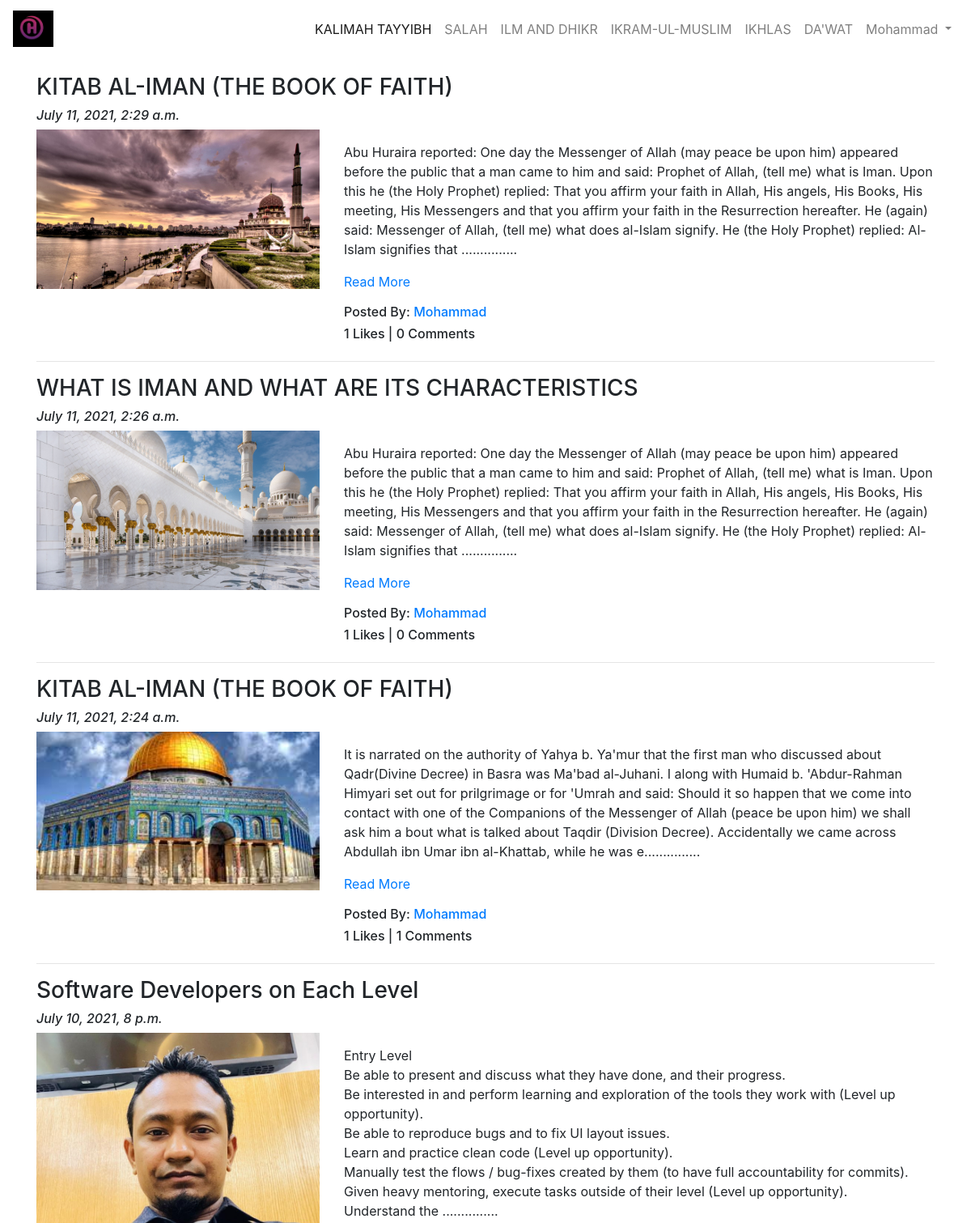
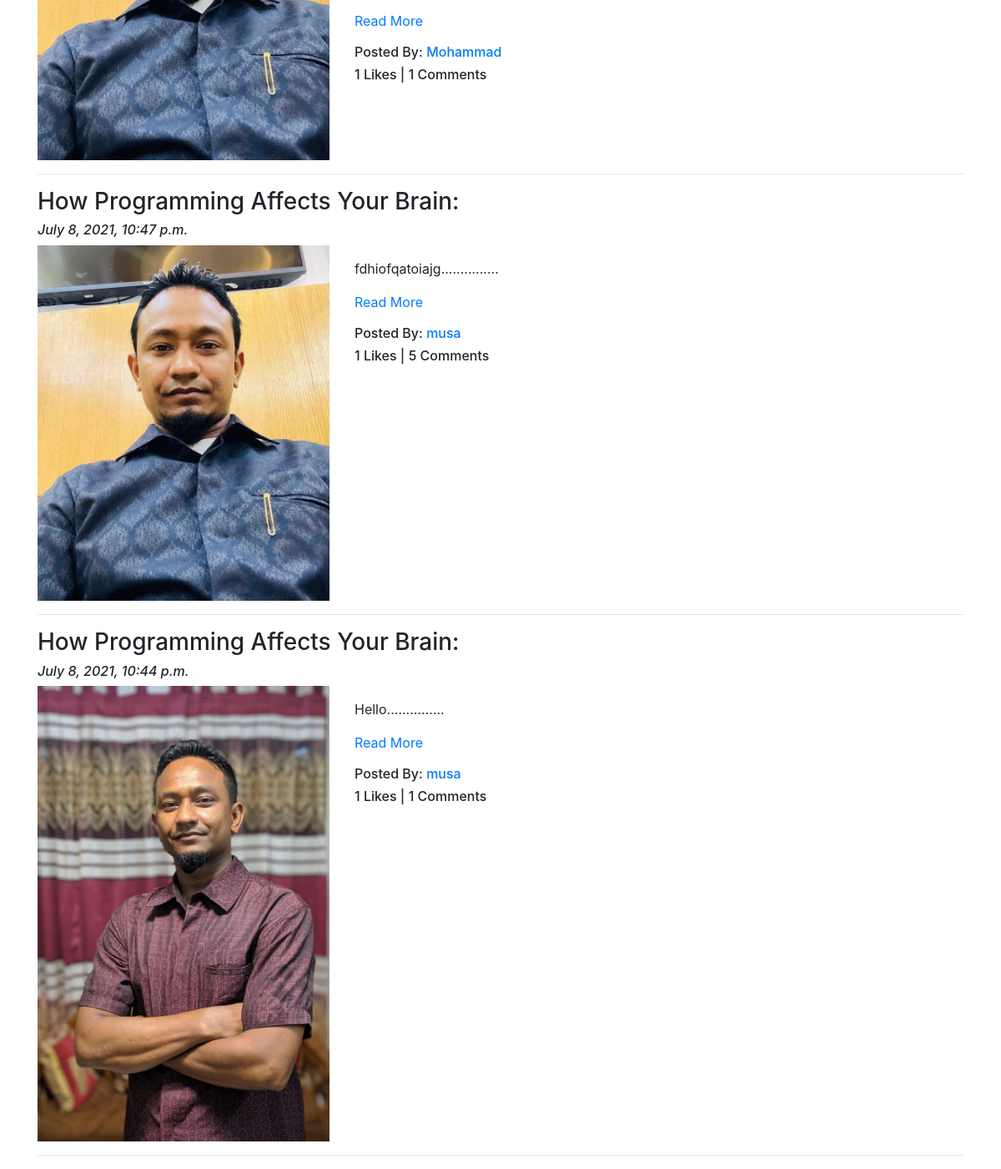
Screenshot of /blog/ (signed in) with the database file from the repository (2 pictures, top to bottom).
### App_Blog/models.py (models this page shows, shortened)
class Blog(models.Model):
    author = models.ForeignKey(User, on_delete=models.CASCADE, related_name='post_author')
    blog_title = models.CharField(max_length=100, verbose_name="Put a Title")
    slug = models.SlugField(max_length=100, unique=True)
    blog_content = models.TextField(verbose_name="What is on your mind?")
    blog_image = models.ImageField(upload_to= 'blog_images', verbose_name='Image')
    publish_date = models.DateTimeField(auto_now_add=True)
    update_date = models.DateTimeField(auto_now=True)
    class Meta:
        ordering = ['-publish_date',]

### App_Blog/views.py (the view)
# urls.py: path('', views.BlogList.as_view(), name='blog_list'),
class BlogList(ListView):
    context_object_name = 'blogs'
    model = Blog
    template_name = 'App_Blog/blog_list.html'

### App_Blog/templatetags/custom_filters.py (called while the page is built)
def range_filter(value):
    return value[0:500] + "..............."

### templates/App_Blog/blog_list.html (shortened to what this page needs)
{% extends 'base.html' %}
{% load custom_filters %}
{% block body_block %}
{% for blog in blogs %}
<h3> {{blog.blog_title}}</h3>
<h6><i>{{blog.publish_date}}</i></h6>
<div class="row">
  <div class="col-sm-4">
    <img src="/media/{{blog.blog_image}}" alt="{{blog.blog_title}}" title="{{blog.blog_img}}" width="100%">
  </div>
  <div class="col-sm-8">
    <p>{{blog.blog_content|range_filter|linebreaks}}<a href="{% url 'App_Blog:blog_details' slug=blog.slug %}"> Read More </a></p>
    <h6>Posted By: <a href="#">{{blog.author}}</a></h6>
    <h6>{{blog.liked_blog.count}} Likes | {{blog.blog_comment.count }} Comments </h6>
  </div>
</div>
<hr>
{% endfor %}
{% endblock %}

### templates/base.html (shortened to what this page needs)
<!doctype html>
<html lang="en">
{% load static %}
<head>
  <link rel="stylesheet" href="{% static "css/mystyle.css" %}">
  <link rel="stylesheet" href="https://maxcdn.bootstrapcdn.com/bootstrap/4.0.0/css/bootstrap.min.css">
  <link href="https://maxcdn.bootstrapcdn.com/font-awesome/4.7.0/css/font-awesome.min.css" rel="stylesheet">
</head>
<body>
  <nav class="navbar navbar-expand-lg navbar-light">
    <a class="navbar-brand" href="{% url 'index' %}"><img src="/media/logoh.jpg" width="50px"></a>
    <ul class="navbar-nav ml-auto">
      {% if user.is_authenticated %}
      <li class="nav-item">
        <a class="nav-link active" href="{% url 'App_Login:signup' %}">KALIMAH TAYYIBH</a>
      </li>
      <li class="nav-item">
        <a class="nav-link" href="{% url 'App_Login:signup' %}">SALAH</a>
      </li>
      <li class="nav-item">
        <a class="nav-link" href="{% url 'App_Login:signup' %}">ILM AND DHIKR</a>
      </li>
      <li class="nav-item">
        <a class="nav-link" href="{% url 'App_Login:signup' %}">IKRAM-UL-MUSLIM</a>
      </li>
      <li class="nav-item">
        <a class="nav-link" href="{% url 'App_Login:signup' %}">IKHLAS</a>
      </li>
      <li class="nav-item">
        <a class="nav-link" href="{% url 'App_Login:signup' %}">DA'WAT</a>
      </li>
      <div class="nav-item dropdown">
        <a class="nav-link dropdown-toggle" href="#" id="navbardrop" data-toggle="dropdown">
          {{user.username}}
        </a>
      </div>
      {% endif %}
    </ul>
  </nav>
  <div class="container" style="padding-top:20px">
    {% block body_block %}
    {% endblock %}
  </div>
</body>
</html>

### rows the page displays
Blog: blog_title "KITAB AL-IMAN (THE BOOK OF FAITH)", publish_date "July 11, 2021, 2:29 a.m.", blog_image (picture), blog_content|range_filter "Abu Huraira reported: One day the Messenger of Allah (may peace be upon him) appeared before the public that a man came to him and said: Prophet of Allah, (tell me) what is Iman. Upon this he (the Holy Prophet) replied: That you affirm your faith in Allah, His angels, His Books, His meeting, His Messengers and that you affirm your faith in the Resurrection hereafter. He (again) said: Messenger of Allah, (tell me) what does al-Islam signify. He (the Holy Prophet) replied: Al-Islam signifies that ...............", author "Mohammad", liked_blog.count "1", blog_comment.count "0"
Blog: blog_title "WHAT IS IMAN AND WHAT ARE ITS CHARACTERISTICS", publish_date "July 11, 2021, 2:26 a.m.", blog_image (picture), blog_content|range_filter "Abu Huraira reported: One day the Messenger of Allah (may peace be upon him) appeared before the public that a man came to him and said: Prophet of Allah, (tell me) what is Iman. Upon this he (the Holy Prophet) replied: That you affirm your faith in Allah, His angels, His Books, His meeting, His Messengers and that you affirm your faith in the Resurrection hereafter. He (again) said: Messenger of Allah, (tell me) what does al-Islam signify. He (the Holy Prophet) replied: Al-Islam signifies that ...............", author "Mohammad", liked_blog.count "1", blog_comment.count "0"
Blog: blog_title "KITAB AL-IMAN (THE BOOK OF FAITH)", publish_date "July 11, 2021, 2:24 a.m.", blog_image (picture), blog_content|range_filter "It is narrated on the authority of Yahya b. Ya'mur that the first man who discussed about Qadr(Divine Decree) in Basra was Ma'bad al-Juhani. I along with Humaid b. 'Abdur-Rahman Himyari set out for prilgrimage or for 'Umrah and said: Should it so happen that we come into contact with one of the Companions of the Messenger of Allah (peace be upon him) we shall ask him a bout what is talked about Taqdir (Division Decree). Accidentally we came across Abdullah ibn Umar ibn al-Khattab, while he was e...............", author "Mohammad", liked_blog.count "1", blog_comment.count "1"
Blog: blog_title "Software Developers on Each Level", publish_date "July 10, 2021, 8 p.m.", blog_image (picture), blog_content|range_filter "Entry Level Be able to present and discuss what they have done, and their progress. Be interested in and perform learning and exploration of the tools they work with (Level up opportunity). Be able to reproduce bugs and to fix UI layout issues. Learn and practice clean code (Level up opportunity). Manually test the flows / bug-fixes created by them (to have full accountability for commits). Given heavy mentoring, execute tasks outside of their level (Level up opportunity). Understand the ...............", author "Mohammad", liked_blog.count "1", blog_comment.count "1"
Blog: blog_title "How Programming Affects Your Brain:", publish_date "July 8, 2021, 10:47 p.m.", blog_image (picture), blog_content|range_filter "fdhiofqatoiajg...............", author "musa", liked_blog.count "1", blog_comment.count "5"
Blog: blog_title "How Programming Affects Your Brain:", publish_date "July 8, 2021, 10:44 p.m.", blog_image (picture), blog_content|range_filter "Hello...............", author "musa", liked_blog.count "1", blog_comment.count "1"

### other values shown
{{ user.username }} "Mohammad"
